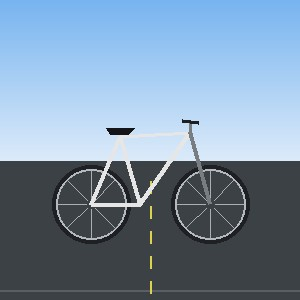
#> input picture data/captcha_images/bicycles/img_001.jpg, 300 x 300 px
$ python -i image_processor.py   (imports and definitions only)
#> lines starting #> are read from the running program, lines starting #| are printed output that depends on the picture
"""
services/captcha/image_processor.py
Processes and distorts image bank files on-the-fly:
- Strips EXIF metadata completely.
- Applies subtle random cropping/jitter.
- Adds subtle brightness and contrast variation.
- Injects light digital noise to disrupt perceptual hashing.
- Returns optimized JPEG bytes.
"""

import io
import os
import random
from PIL import Image, ImageEnhance
from captcha_config import IMAGE_SIZE

def process_captcha_image(image_path: str) -> bytes:
    """Loads an image from the bank, applies security distortion, and returns clean JPEG bytes."""
    if not os.path.exists(image_path):
        # Fallback placeholder if missing
        img = Image.new("RGB", IMAGE_SIZE, color=(120, 125, 130))
    else:
        # Load and discard any EXIF
        with Image.open(image_path) as src:
#> src is the input picture: PIL image 300x300 RGB; mean R, G, B 121.1, 143.3, 164.8
            img = src.convert("RGB")

    w, h = img.size
#> w = 300; h = 300

    # 1. Random subtle crop (2 to 8 pixels)
    crop_margin_x = random.randint(2, 8)
    crop_margin_y = random.randint(2, 8)
    crop_box = (
        crop_margin_x,
        crop_margin_y,
        w - crop_margin_x,
        h - crop_margin_y
    )
#> crop_box = (8, 5, 292, 295)
    img = img.crop(crop_box).resize(IMAGE_SIZE, Image.Resampling.BILINEAR)
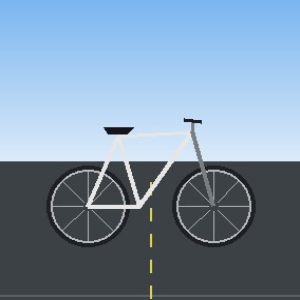
#> img: PIL image 300x300 RGB; mean R, G, B 122.3, 144.1, 165.3

    # 2. Subtle brightness adjustment (+/- 7%)
    brightness_factor = random.uniform(0.93, 1.07)
    img = ImageEnhance.Brightness(img).enhance(brightness_factor)

    # 3. Subtle contrast adjustment (+/- 7%)
    contrast_factor = random.uniform(0.93, 1.07)
    img = ImageEnhance.Contrast(img).enhance(contrast_factor)

    # 4. Subtle pixel noise injection on a subset of pixels
    pixels = img.load()
    num_noisy_pixels = int(w * h * 0.015)  # 1.5% of pixels
#> num_noisy_pixels = 1350
    for _ in range(num_noisy_pixels):
        rx = random.randint(0, w - 1)
        ry = random.randint(0, h - 1)
        r, g, b = pixels[rx, ry]
        delta = random.randint(-18, 18)
        pixels[rx, ry] = (
            max(0, min(255, r + delta)),
            max(0, min(255, g + delta)),
            max(0, min(255, b + delta))
        )
#> this loop made 1350 passes
#> (r, g, b) on passes 1 to 3: (62, 67, 71), (220, 238, 253), (60, 65, 69)

    # 5. Output clean JPEG without EXIF
    output = io.BytesIO()
    img.save(output, format="JPEG", quality=88, optimize=True)
    output.seek(0)
    return output.getvalue()

>>> result = process_captcha_image('../../data/captcha_images/bicycles/img_001.jpg')

$ run again, on data/captcha_images/bicycles/img_002.jpg
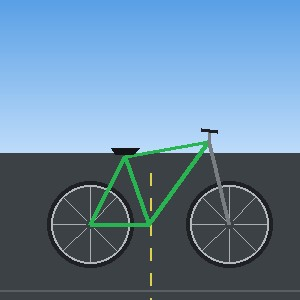
#> input picture data/captcha_images/bicycles/img_002.jpg, 300 x 300 px
#> in process_captcha_image, src is the input picture: PIL image 300x300 RGB; mean R, G, B 100.9, 131, 156.4
#> in process_captcha_image, `img = img.crop(crop_box).resize(IMAGE_SIZE, Image.Resampling.BILINEAR)`:
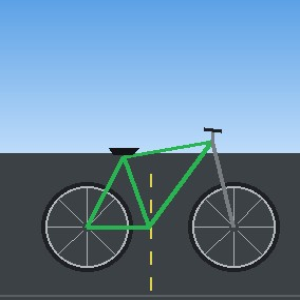
#> img: PIL image 300x300 RGB; mean R, G, B 101.8, 131.8, 156.7
#> the loop in process_captcha_image, `for _ in range(num_noisy_pixels):` made 1350 passes
#> (r, g, b) on passes 1 to 3: (62, 67, 71), (49, 64, 72), (60, 65, 69)

$ run again, on data/captcha_images/bicycles/img_003.jpg
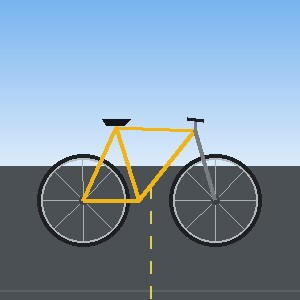
#> input picture data/captcha_images/bicycles/img_003.jpg, 300 x 300 px
#> in process_captcha_image, src is the input picture: PIL image 300x300 RGB; mean R, G, B 128, 149.6, 169.1
#> in process_captcha_image, `img = img.crop(crop_box).resize(IMAGE_SIZE, Image.Resampling.BILINEAR)`:
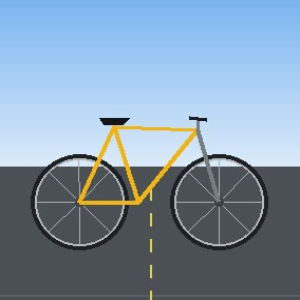
#> img: PIL image 300x300 RGB; mean R, G, B 129, 150.2, 169.1
#> the loop in process_captcha_image, `for _ in range(num_noisy_pixels):` made 1350 passes
#> (r, g, b) on passes 1 to 3: (77, 82, 87), (69, 78, 85), (76, 81, 85)
